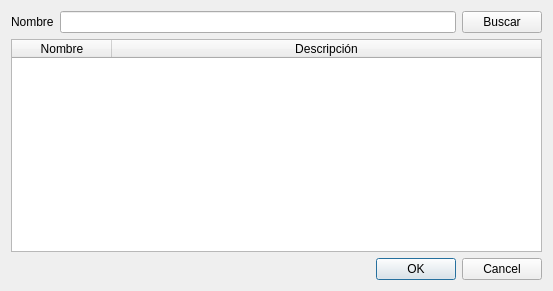
<?xml version="1.0" encoding="UTF-8"?>
<ui version="4.0">
 <class>vtnBajaMonodroga</class>
 <widget class="QWidget" name="vtnBajaMonodroga">
  <property name="geometry">
   <rect>
    <x>0</x>
    <y>0</y>
    <width>553</width>
    <height>291</height>
   </rect>
  </property>
  <property name="windowTitle">
   <string>Baja Monodroga</string>
  </property>
  <layout class="QVBoxLayout" name="verticalLayout">
   <item>
    <layout class="QGridLayout" name="gridLayout">
     <item row="0" column="0">
      <widget class="QLabel" name="label">
       <property name="text">
        <string>Nombre</string>
       </property>
      </widget>
     </item>
     <item row="0" column="1">
      <widget class="QLineEdit" name="lineEdit"/>
     </item>
     <item row="0" column="2">
      <widget class="QPushButton" name="pushButton">
       <property name="text">
        <string>Buscar</string>
       </property>
      </widget>
     </item>
     <item row="2" column="1" colspan="2">
      <widget class="QDialogButtonBox" name="buttonBox">
       <property name="standardButtons">
        <set>QDialogButtonBox::Cancel|QDialogButtonBox::Ok</set>
       </property>
      </widget>
     </item>
     <item row="1" column="0" colspan="3">
      <widget class="QTableWidget" name="tableWidget">
       <attribute name="horizontalHeaderStretchLastSection">
        <bool>true</bool>
       </attribute>
       <column>
        <property name="text">
         <string>Nombre</string>
        </property>
       </column>
       <column>
        <property name="text">
         <string>Descripción</string>
        </property>
       </column>
      </widget>
     </item>
    </layout>
   </item>
  </layout>
 </widget>
 <tabstops>
  <tabstop>lineEdit</tabstop>
  <tabstop>pushButton</tabstop>
  <tabstop>tableWidget</tabstop>
  <tabstop>buttonBox</tabstop>
 </tabstops>
 <resources/>
 <connections/>
</ui>
